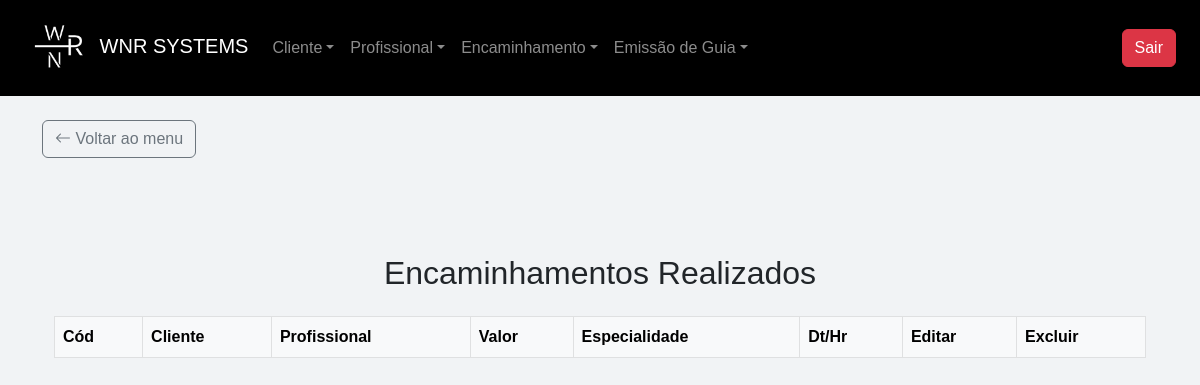
Before: /listar_encaminhamento (signed in) with the older database file.
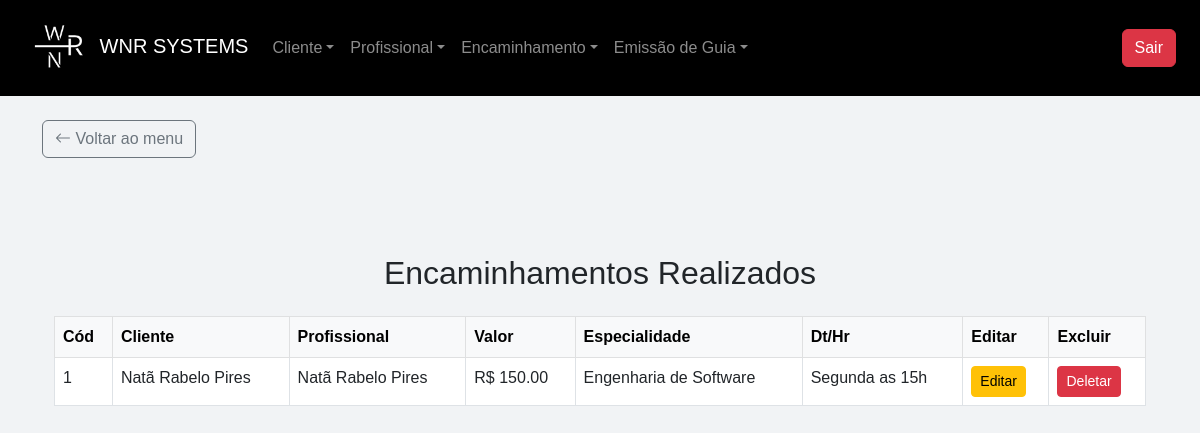
After: the same page with the newer database file.
### app/models.py (models this page shows)
class Encaminhamento(db.Model):
    __tablename__ = "encaminhamentos"
    id = db.Column(db.Integer, primary_key=True)
    convenio = db.Column(db.String)
    dias_horas_atendimento = db.Column(db.String)
    data_encaminhamento = db.Column(db.DateTime, default=db.func.current_timestamp())
    observacoes_gerais = db.Column(db.String)
    queixa = db.Column(db.String)
    valor = db.Column(db.Float)
    cliente_id = db.Column(db.Integer, db.ForeignKey("clientes.id", ondelete="CASCADE"))
    profissional_id = db.Column(db.Integer, db.ForeignKey("profissionais.id", ondelete="CASCADE"))
    situacao_id = db.Column(db.Integer, db.ForeignKey("situacao.id"))
    tipo_encaminhamento_id = db.Column(db.Integer, db.ForeignKey("tipo_encaminhamento.id"))
    situacao = db.relationship("Situacao", back_populates="encaminhamentos")
    tipo_encaminhamento = db.relationship("TipoEncaminhamento", back_populates="encaminhamento")
    cliente = db.relationship("Cliente", back_populates="encaminhamentos", passive_deletes=True)
    profissional = db.relationship("Profissional", back_populates="encaminhamentos", passive_deletes=True)

class Cliente(db.Model):
    __tablename__ = "clientes"
    id = db.Column(db.Integer, primary_key=True)
    nome = db.Column(db.String(255), nullable=False)
    cpf = db.Column(db.String(14), unique=True, nullable=False)
    email = db.Column(db.String(255))
    data_nascimento = db.Column(db.DateTime)
    renda_familiar = db.Column(db.Float, nullable=False, default=0.0)
    bairro = db.Column(db.String(255))
    canal_divulgacao = db.Column(db.String(255))
    cep = db.Column(db.String(10))
    cidade = db.Column(db.String(255))
    cpf_responsavel = db.Column(db.String(14))
    complemento = db.Column(db.String(255))
    numero_cs = db.Column(db.String(20))
    despesa_mensal = db.Column(db.Float, nullable=False, default=0.0)
    estado = db.Column(db.String(255))
    endereco = db.Column(db.String(255))
    fone_contato = db.Column(db.String(20))
    fone_pessoal = db.Column(db.String(20))
    nome_plano_saude = db.Column(db.String(255), default="")
    plano_saude = db.Column(db.String(255))
    nome_responsavel = db.Column(db.String(255), default="")
    possui_filhos = db.Column(db.String(255))
    numero_filhos = db.Column(db.Integer, default=0)
    previdenciario = db.Column(db.String(255))
    profissao = db.Column(db.String(255))
    remuneracao = db.Column(db.Float, nullable=False, default=0.0)
    rg = db.Column(db.String(20))
    saldo = db.Column(db.Float, nullable=False, default=0.0)
    idade = db.Column(db.Integer, default=0)
    sexo_id = db.Column(db.Integer, db.ForeignKey("sexo.id"))
    condicao_habitacao_id = db.Column(db.Integer, db.ForeignKey("condicao_habitacao.id"))
    tipo_moradia_id = db.Column(db.Integer, db.ForeignKey("tipo_moradia.id"))
    tipo_transporte_id = db.Column(db.Integer, db.ForeignKey("tipo_transporte.id"))
    escolaridade_id = db.Column(db.Integer, db.ForeignKey("escolaridade.id"))
    grau_parentesco_id = db.Column(db.Integer, db.ForeignKey("grau_parentesco.id"))
    sexo = db.relationship("Sexo", back_populates="clientes")
    condicao_habitacao = db.relationship("CondicaoHabitacao", back_populates="clientes")
    tipo_moradia = db.relationship("TipoMoradia", back_populates="clientes")
    tipo_transporte = db.relationship("TipoTransporte", back_populates="clientes")
    escolaridade = db.relationship("Escolaridade", back_populates="clientes")
    grau_parentesco = db.relationship("GrauParentesco", back_populates="clientes")
    encaminhamentos = db.relationship("Encaminhamento", back_populates="cliente", cascade="all, delete-orphan")
    guias = db.relationship("Guia", back_populates="cliente", cascade="all, delete-orphan")

class Profissional(db.Model):
    __tablename__ = "profissionais"
    id = db.Column(db.Integer, primary_key=True)
    nome = db.Column(db.String(255), nullable=False)
    cpf = db.Column(db.String(14), unique=True, nullable=False)
    email = db.Column(db.String(255))
    data_nascimento = db.Column(db.DateTime)
    bairro = db.Column(db.String)
    banco = db.Column(db.String)
    cep = db.Column(db.String)
    cidade = db.Column(db.String)
    complemento = db.Column(db.String)
    graduacao = db.Column(db.String)
    issqn = db.Column(db.String)
    fone_pessoal = db.Column(db.String)
    fone_profissional = db.Column(db.String)
    curriculum_lattes = db.Column(db.String)
    dias_horas_disponiveis = db.Column(db.String)
    endereco_profissional = db.Column(db.String)
    estado = db.Column(db.String)
    observacoes = db.Column(db.String)
    pix = db.Column(db.String)
    registro_profissional = db.Column(db.String)
    rg = db.Column(db.String(11), unique=True, nullable=False)
    valor_minimo = db.Column(db.Float)
    encaminhamentos = db.relationship("Encaminhamento", back_populates="profissional", cascade="all, delete-orphan")
    guias = db.relationship("Guia", back_populates="profissional", cascade="all, delete-orphan")

### app/routes/encaminhamento/encaminhamento.py (the view)
@encaminhamento_bp.route('/listar_encaminhamento', methods=['GET', 'POST'])
@required_login
@role_required('atendimento', 'financeiro', 'admin')
def listar_encaminhamento():
    encaminhamentos = Encaminhamento.query.all()
    usuario = current_user
    return render_template('encaminhamento/list.html', encaminhamentos=encaminhamentos, usuario=usuario)

### app/__init__.py (called while the page is built)
@login_manager.user_loader
def load_user(id):
    return Usuario.query.get(int(id))

### app/utils/login_required.py (called while the page is built)
def required_login(f):
    @wraps(f)
    def decorated_function(*args, **kwargs):
        if 'user_id' not in session:
            return redirect(url_for('auth_bp.login'))
        return f(*args, **kwargs)
    return decorated_function

### app/templates/encaminhamento/list.html (shortened to what this page needs)
{% extends 'base.html' %}
{% block content %}
<div class="container mt-5">
    <h2 class="text-center mb-4 mt-5">Encaminhamentos Realizados</h2>
    <div class="card-body">
        <table id="table" class="table table-bordered table-hover">
            <thead class="table-light">
                <tr>
                    <th>Cód</th>
                    <th>Cliente</th>
                    <th>Profissional</th>
                    <th>Valor</th>
                    <th>Especialidade</th>
                    <th>Dt/Hr</th>
                    <th>Editar</th>
                    {% if usuario.role == "admin" %}
                    <th>Excluir</th>
                    {% endif %}
                </tr>
            </thead>
            <tbody>
                {% for encaminhamento in encaminhamentos %}
                    <tr>
                        <td>{{ encaminhamento.id }}</td>
                        <td>{{ encaminhamento.cliente.nome }}</td>
                        <td>{{ encaminhamento.profissional.nome }}</td>
                        <td>R$ {{ "%0.2f"|format(encaminhamento.valor) }}</td>
                        <td>{{ encaminhamento.profissional.graduacao }}</td>
                        <td>{{ encaminhamento.dias_horas_atendimento }}</td>
                        <td><a href="{{ url_for('encaminhamento_bp.editar_encaminhamento', id=encaminhamento.id) }}" class="btn btn-sm btn-warning">Editar</a></td>
                        {% if usuario.role == "admin" %}
                        <td><a href="{{ url_for('encaminhamento_bp.deletar_encaminhamento', id=encaminhamento.id) }}" class="btn btn-sm btn-danger" data-bs-toggle="modal" data-bs-target="#confirmarExclusao" data-id="{{ encaminhamento.id }}">Deletar</a></td>
                        {% endif %}
                    </tr>
                  {% endfor %}
            </tbody>
        </table>
    </div>
</div>
{% endblock %}

### app/templates/base.html (shortened to what this page needs)
<!DOCTYPE html>
<html lang="pt-BR">
<link rel="stylesheet" href="https://cdn.datatables.net/1.13.6/css/dataTables.bootstrap5.min.css">
<head>
    <link href="https://cdn.jsdelivr.net/npm/bootstrap@5.3.0/dist/css/bootstrap.min.css" rel="stylesheet">
    <link rel="stylesheet" href="https://cdn.jsdelivr.net/npm/bootstrap-icons/font/bootstrap-icons.css">
    <link rel="stylesheet" href="https://cdn.datatables.net/1.11.5/css/jquery.dataTables.min.css">
    <link rel="stylesheet" href="https://cdn.datatables.net/buttons/2.2.3/css/buttons.dataTables.min.css">
    <link rel="stylesheet" href="{{ url_for('static', filename='css/base.css') }}">
</head>
<body>
    <nav class="navbar navbar-expand-lg navbar-dark bg-black px-4 fixed-top">
        <a class="navbar-brand" href="{{ url_for('main_bp.menu' )}}">
            <img src="{{ url_for('static', filename='image/logo.png') }}" alt="Logo" width="70" height="70" class="d-inline-block align-text-center">
            WNR SYSTEMS
        </a>
        <div class="collapse navbar-collapse" id="navbarNav">
            <ul class="navbar-nav me-auto">
                <li class="nav-item dropdown">
                    <a class="nav-link dropdown-toggle" href="#" role="button" data-bs-toggle="dropdown">Cliente</a>
                </li>
                <li class="nav-item dropdown">
                    <a class="nav-link dropdown-toggle" href="#" role="button" data-bs-toggle="dropdown">Profissional</a>
                </li>
                <li class="nav-item dropdown">
                    <a class="nav-link dropdown-toggle" href="#" role="button" data-bs-toggle="dropdown">Encaminhamento</a>
                </li>
                <li class="nav-item dropdown">
                    <a class="nav-link dropdown-toggle" href="#" role="button" data-bs-toggle="dropdown">Emissão de Guia</a>
                </li>
            </ul>
            <a href="{{ url_for('auth_bp.logout')}}" class="btn btn-danger ms-2" data-bs-toggle="modal" data-bs-target="#ConfirmarSair">Sair</a>
        </div>
    </nav>
    {% if request.endpoint != 'main_bp.menu' %}
    <div class="container mt-5 pt-3">
        <a href="{{ url_for('main_bp.menu') }}" class="btn btn-outline-secondary">
            <i class="bi bi-arrow-left"></i> Voltar ao menu
        </a>
    </div>
    {% endif %}
    <div class="container container-fluid mt-5">
        {% block content %}{% endblock %}
    </div>
</body>
</html>

### app/static/css/base.css (style rules this page uses)
body { display: flex; flex-direction: column; margin: 0; padding-top: 56px; font-family: Arial, sans-serif; background-color: #f1f3f5; }

Changed rows visible on the page:
added Encaminhamento: id "1", cliente.nome "Natã Rabelo Pires", profissional.nome "Natã Rabelo Pires", valor "150.00", profissional.graduacao "Engenharia de Software", dias_horas_atendimento "Segunda as 15h"
